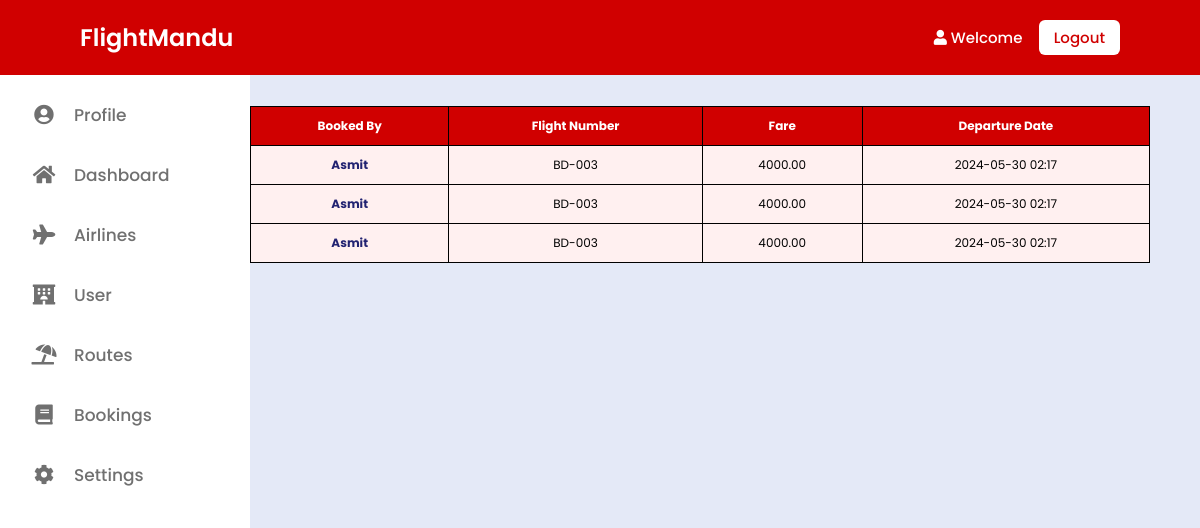
The page /adminbooking/ (signed in) on the database its author committed.
### flightmandu/models.py (models this page shows, shortened)
class PassengerDetails(models.Model):
    first_name = models.CharField(max_length=100)
    last_name = models.CharField(max_length=100)
    email = models.EmailField()
    phone_number = models.CharField(max_length=15)
    passport_number = models.CharField(max_length=50, blank=True, null=True)
    nationality = models.CharField(max_length=50, blank=True, null=True)
    flight = models.ForeignKey(AddAirline, on_delete=models.CASCADE)
    booked_by = models.ForeignKey(User, on_delete=models.CASCADE)
    booking = models.ForeignKey(Booking, on_delete=models.CASCADE, related_name='passenger_details')

class User(AbstractBaseUser):
    email = models.EmailField(unique=True)
    first_name = models.CharField(max_length=100)
    last_name = models.CharField(max_length=100)
    phone = models.CharField(max_length=20)
    is_active = models.BooleanField(default=True)
    is_staff = models.BooleanField(default=False)
    signup_timestamp = models.DateTimeField(default=timezone.now)
    objects = CustomUserManager()
    USERNAME_FIELD = 'email'
    REQUIRED_FIELDS = ['first_name', 'last_name', 'phone']
    def __str__(self):
        return self.email

class AddAirline(models.Model):
    flight_number = models.CharField(max_length=10)
    start_location = models.CharField(max_length=100)
    end_location = models.CharField(max_length=100)
    seats_capacity = models.IntegerField()
    departure_datetime = models.DateTimeField()
    ticket_price = models.DecimalField(max_digits=10, decimal_places=2)
    airline_name = models.CharField(max_length=100)
    airline_image = models.ImageField(upload_to='airline_images/', blank=True, null=True)

### flightmandu/views.py (the view)
# urls.py: path('adminbooking/', views.admin_bookings, name='admin_bookings'),
@login_required
def admin_bookings(request):
    all_bookings = PassengerDetails.objects.select_related('booked_by', 'flight').all()
    for booking in all_bookings:
        print(f"Booking ID: {booking.id}, Booked By: {booking.booked_by}, Booked By First Name: {booking.booked_by.first_name}")
    context = {
        'all_bookings': all_bookings,
    }
    return render(request, 'admin/admin_bookings.html', context)

### templates/admin/admin_bookings.html (shortened to what this page needs)
{% extends 'base.html' %}
{% load static %}
{% block content %}
<!DOCTYPE html>
<html lang="en">
<head>
</head>
<body>
    <div style="text-align: center; font-family: 'Poppins', sans-serif; font-size: 23px; font-weight: bold;">Airline Bookings</div>
    <table>
        <thead>
            <tr>
                <th>Booked By</th>
                <th>Flight Number</th>
                <th>Fare</th>
                <th>Departure Date</th>
            </tr>
        </thead>
        <tbody>
            {% for booking in all_bookings %}
            <tr>
                <td><a class="booked-by" href="javascript:void(0);" onclick="openModal({{ booking.booked_by.id }})">{{ booking.booked_by.first_name }}</a></td>
                {% if booking.flight %}
                    <td>{{ booking.flight.flight_number }}</td>
                    <td>{{ booking.flight.ticket_price }}</td>
                    <td>{{ booking.flight.departure_datetime|date:"Y-m-d H:i" }}</td>
                {% else %}
                    <td colspan="3">Flight information not available</td>
                {% endif %}
            </tr>
            {% endfor %}
        </tbody>
    </table>
</body>
{% include 'adminbase.html' %}
</html>
{% endblock %}

### static/css/style.css (style rules this page uses)
* { margin: 0; padding: 0; box-sizing: border-box; text-decoration: none; }
html { scroll-behavior: smooth; }

### static/css/menubar.css (style rules this page uses)
* { margin: 0; padding: 0; box-sizing: border-box; font-family: 'Poppins', sans-serif; }
:root { --body-color: #E4E9F7; --sidebar-color: #FFF; --primary-color: #d00000; --primary-color-light: #F6F5FF; --toggle-color: #DDD; --text-color: #707070; --tran-03: all 0.2s ease; --tran-03: all 0.3s ease; --tran-04: all 0.3s ease; --tran-05: all 0.3s ease; }
body { min-height: 100vh; background-color: var(--body-color); transition: var(--tran-05); }

### templates/admin/admin_bookings.html (style rules this page uses)
body { font-family: 'Poppins', sans-serif; background-color: #f0f0f0; }
table { width: 75%; margin: 6% auto; border-collapse: collapse; margin-right: 50px; }
th, td { padding: 10px; text-align: center; font-family: 'Poppins', sans-serif; border: 1.5px solid black; font-size: 12px; }
th { background-color: #d00000; color: white; }
td { background-color: #fff0f0; color: black; }
.booked-by { font-weight: bold; color: rgb(34, 34, 113); text-decoration: none; cursor: pointer; }

### rows shown on the page
PassengerDetails: booked_by.first_name "Asmit", flight.flight_number "BD-003", flight.ticket_price "4000.00", flight.departure_datetime "2024-05-30 02:17"
PassengerDetails: booked_by.first_name "Asmit", flight.flight_number "BD-003", flight.ticket_price "4000.00", flight.departure_datetime "2024-05-30 02:17"
PassengerDetails: booked_by.first_name "Asmit", flight.flight_number "BD-003", flight.ticket_price "4000.00", flight.departure_datetime "2024-05-30 02:17"
